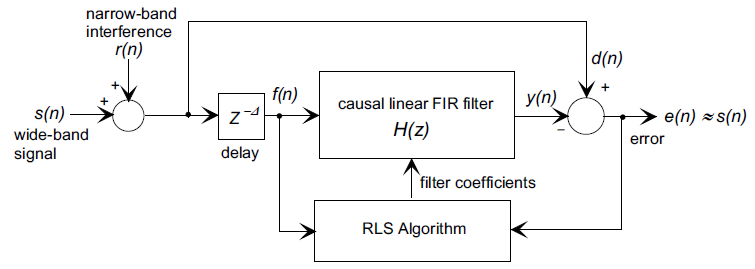
%> input picture RLSNoiseFilter.png, 755 x 269 px
$ octave RLSNoiseRemoval.m   (GNU Octave 9; MATLAB toolbox functions it lacks are replaced by stand-ins)
%> lines starting %> are read from the running program, lines starting %| are printed output that depends on the picture
%% Noise Removal using RLS Adaptive Filtering
%% RLS Algorithm for Noise Removal
%------------------------------------------------------------------------
% Recursive Least Square is an adaptive filtering technique
% A variation of the adaptive filtering, where delayed noisy signal
%  is used to model the FIR filter, is implemented for noise removal
% The noisy signal is then passed through the FIR Filter
% Written by Abhiram S
% Group Members - Ashwin Natraj, Navaneeth, Prakhar, Abhiram
%------------------------------------------------------------------------
%% Block Diagram
clear,clc,close all
imshow('RLSNoiseFilter.png');


%% Inputs and Parameters
M = 600;  % Data Points in the Input Signal
m = 1:M;
f1 = 100;  % Frequency Component 1 of Input
f2 = 350;  % Frequency Component 2 of Input
f3 = 700;  % Frequency Component 3 of Input
fs = 2000;  % Sampling Frequency of Input
SNR = -5;  % Signal to Noise Ratio
Xn = cos(2*pi*m*f1/fs) + sin(2*pi*m*f2/fs) + sin(2*pi*m*f3/fs);  % Input
Yn = awgn(Xn,SNR,'measured');  % Input with added White Gaussian Noise


%% Delayed Noisy Signal for Noise Removal
N = floor(M/4);  % FIR Filter Length
r = N;  % Delay in Noisy Input Signal
Ynr = [zeros(1,r),Yn];  % Delayed Noisy Input
Ynr = Ynr(1:M);
Xn = Xn(:);
Yn = Yn(:);
Ynr = Ynr(:);


%% RLS Filter Initialization
k = 1.001;  % Inverse of Forgetting Factor
h = zeros(N,1);  % FIR Filter Impulse Response
d = 100 * var(Yn);
P = d * eye(N,N);
er = [];  % Error signal


%% RLS Filter Implementation
for i = 1:1:(M-N+1)
    index = i+N-1:-1:i;
    X = Ynr(index);
    Y = Yn(i+N-1);
    g = k * P * X / (1 + k*X'*P*X);
    a = Y - X'*h;
    h = h + g*a;
    P = k*P - k*g*X'*P;
    er = [er,a];
end
Ynr = Ynr(r+1:end);
Zn = conv(Ynr,h);  % Filtered Signal


%% Signal Plot of Input and Filtered Output
figure;
subplot(3,2,1);
plot(Xn);
xlabel('n');  ylabel('x(n)');
title('Noiseless Signal x(n)');
subplot(3,2,3);
plot(Yn);
xlabel('n');  ylabel('y(n)');
title('Noisy Signal y(n)');
subplot(3,2,5);
plot(Zn);
xlabel('n');  ylabel('z(n)');
title('Recovered Signal z(n)');

k = -M/2:M/2-1;
kz = -length(Zn)/2:length(Zn)/2-1;
Xf = fftshift(fft(Xn));
Yf = fftshift(fft(Yn));
Zf = fftshift(fft(Zn));

subplot(3,2,2);
plot(k*fs/M,abs(Xf));
axis tight;
xlabel('Frequency (Hz)');  ylabel('|X(f)|');
title('Frequency Spectrum of x(n)');
subplot(3,2,4);
plot(k*fs/M,abs(Yf));
axis tight;
xlabel('Frequency (Hz)');  ylabel('|Y(f)|');
title('Frequency Spectrum of y(n)');
subplot(3,2,6);
plot(kz*fs/length(Zn),abs(Zf));
axis tight;
xlabel('Frequency (Hz)');  ylabel('|Z(f)|');
title('Frequency Spectrum of z(n)');
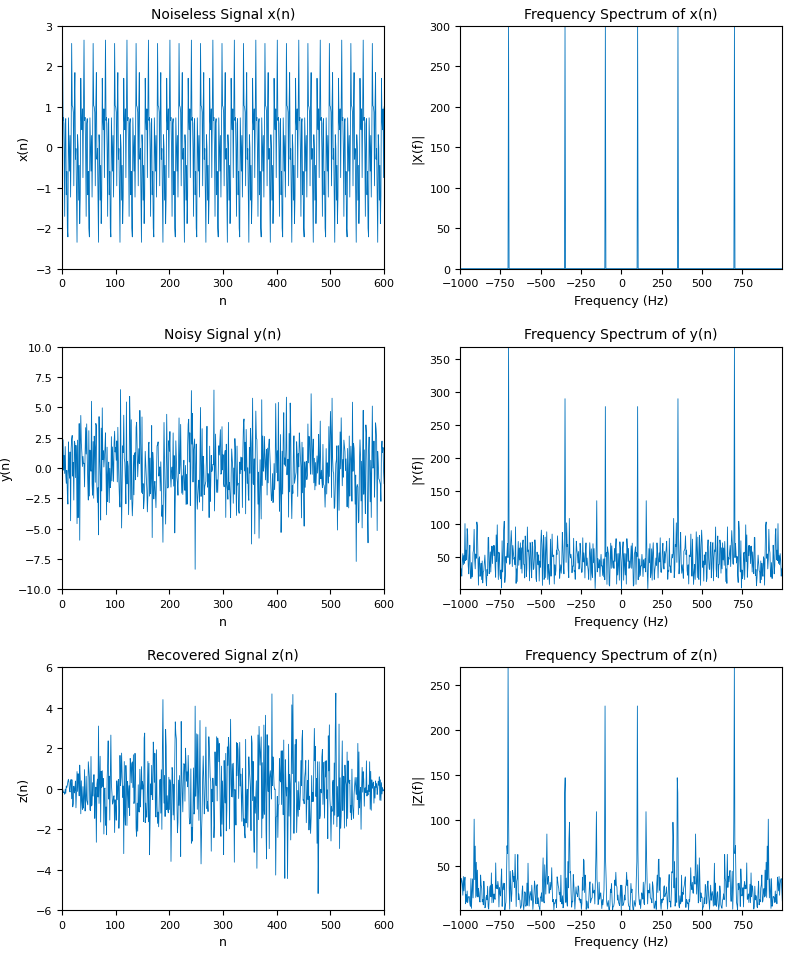
%> figure redrawn from the program's plot data, 6 panels; panel 1: curve peaks at x = 521, y = 2.65; panel 2: curve peaks at x = 109, y = 6.46; panel 3: curve peaks at x = 510, y = 4.72; panel 4: curve peaks at x = -100, y = 300


%% Error Plot of RLS Filter
figure;
plot(1:length(er),abs(er));
xlabel('n');
ylabel('Error |e(n)|');
title('Error Plot of RLS Filter');
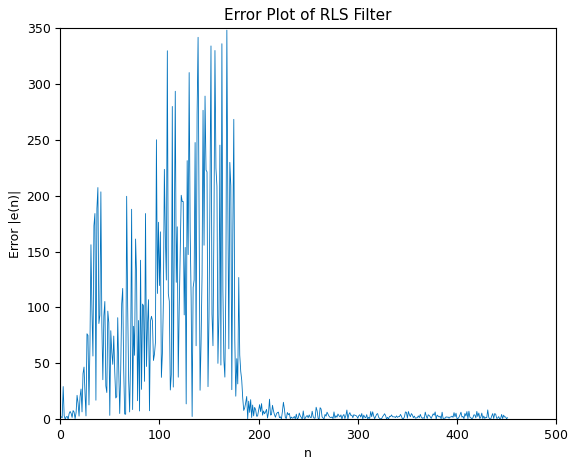
%> figure redrawn from the program's plot data; curve peaks at x = 168, y = 348.1
